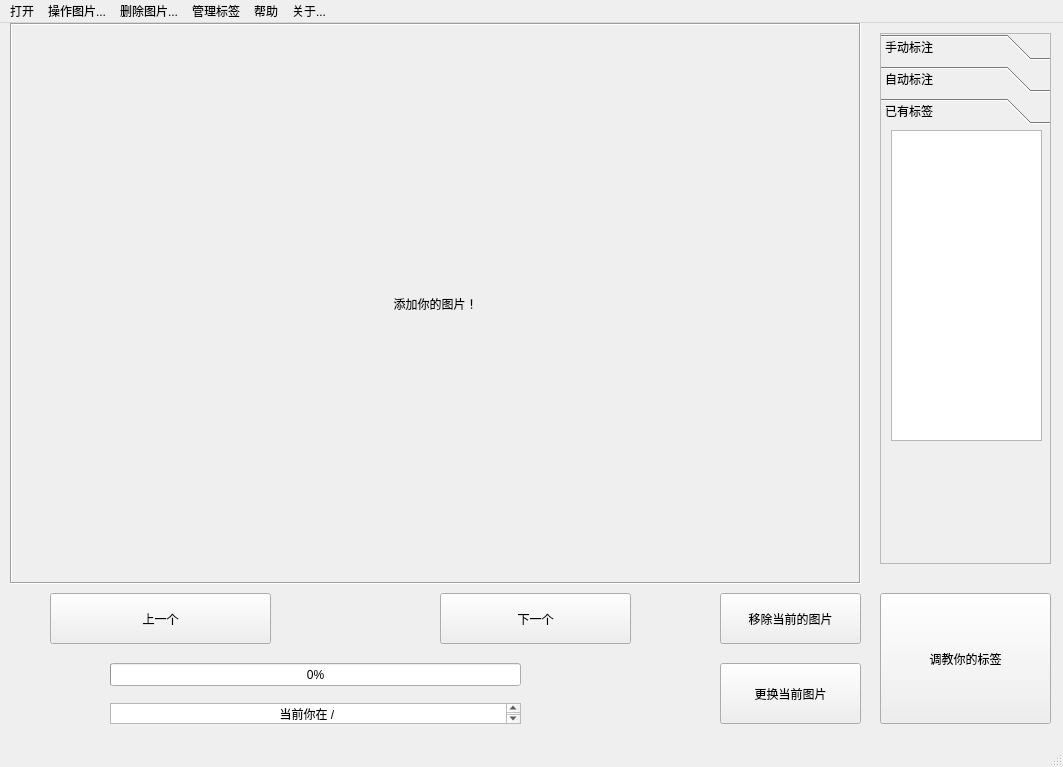
<?xml version="1.0" encoding="UTF-8"?>
<ui version="4.0">
 <class>MainWindow</class>
 <widget class="QMainWindow" name="MainWindow">
  <property name="geometry">
   <rect>
    <x>0</x>
    <y>0</y>
    <width>1063</width>
    <height>767</height>
   </rect>
  </property>
  <property name="windowTitle">
   <string>MainWindow</string>
  </property>
  <widget class="QWidget" name="centralwidget">
   <widget class="QLabel" name="viewLabel">
    <property name="geometry">
     <rect>
      <x>10</x>
      <y>0</y>
      <width>851</width>
      <height>561</height>
     </rect>
    </property>
    <property name="frameShape">
     <enum>QFrame::Box</enum>
    </property>
    <property name="frameShadow">
     <enum>QFrame::Sunken</enum>
    </property>
    <property name="text">
     <string>添加你的图片！</string>
    </property>
    <property name="alignment">
     <set>Qt::AlignCenter</set>
    </property>
   </widget>
   <widget class="QToolBox" name="toolPage">
    <property name="geometry">
     <rect>
      <x>880</x>
      <y>10</y>
      <width>171</width>
      <height>531</height>
     </rect>
    </property>
    <property name="frameShape">
     <enum>QFrame::StyledPanel</enum>
    </property>
    <property name="frameShadow">
     <enum>QFrame::Sunken</enum>
    </property>
    <property name="currentIndex">
     <number>2</number>
    </property>
    <widget class="QWidget" name="page">
     <property name="geometry">
      <rect>
       <x>0</x>
       <y>0</y>
       <width>169</width>
       <height>457</height>
      </rect>
     </property>
     <attribute name="label">
      <string>手动标注</string>
     </attribute>
     <widget class="QPushButton" name="changeToManuallyLable">
      <property name="geometry">
       <rect>
        <x>10</x>
        <y>10</y>
        <width>111</width>
        <height>41</height>
       </rect>
      </property>
      <property name="text">
       <string>切换至标注模式</string>
      </property>
     </widget>
    </widget>
    <widget class="QWidget" name="page_2">
     <property name="geometry">
      <rect>
       <x>0</x>
       <y>0</y>
       <width>169</width>
       <height>457</height>
      </rect>
     </property>
     <attribute name="label">
      <string>自动标注</string>
     </attribute>
     <widget class="QPushButton" name="pushButton">
      <property name="geometry">
       <rect>
        <x>0</x>
        <y>70</y>
        <width>111</width>
        <height>51</height>
       </rect>
      </property>
      <property name="text">
       <string>导入模型</string>
      </property>
     </widget>
     <widget class="QPushButton" name="pushButton_2">
      <property name="geometry">
       <rect>
        <x>0</x>
        <y>130</y>
        <width>111</width>
        <height>61</height>
       </rect>
      </property>
      <property name="text">
       <string>更换模型</string>
      </property>
     </widget>
     <widget class="QPushButton" name="pushButton_3">
      <property name="geometry">
       <rect>
        <x>0</x>
        <y>10</y>
        <width>111</width>
        <height>51</height>
       </rect>
      </property>
      <property name="text">
       <string>自动标注（单击我标注）</string>
      </property>
     </widget>
    </widget>
    <widget class="QWidget" name="page_3">
     <property name="geometry">
      <rect>
       <x>0</x>
       <y>0</y>
       <width>169</width>
       <height>457</height>
      </rect>
     </property>
     <attribute name="label">
      <string>已有标签</string>
     </attribute>
     <widget class="QTextBrowser" name="currentLabelCheck">
      <property name="geometry">
       <rect>
        <x>10</x>
        <y>0</y>
        <width>151</width>
        <height>311</height>
       </rect>
      </property>
     </widget>
    </widget>
   </widget>
   <widget class="QProgressBar" name="curPlaceProcessBar">
    <property name="geometry">
     <rect>
      <x>110</x>
      <y>640</y>
      <width>411</width>
      <height>23</height>
     </rect>
    </property>
    <property name="value">
     <number>0</number>
    </property>
   </widget>
   <widget class="QTextBrowser" name="processTextLine">
    <property name="geometry">
     <rect>
      <x>110</x>
      <y>680</y>
      <width>411</width>
      <height>21</height>
     </rect>
    </property>
    <property name="html">
     <string>&lt;!DOCTYPE HTML PUBLIC &quot;-//W3C//DTD HTML 4.0//EN&quot; &quot;http://www.w3.org/TR/REC-html40/strict.dtd&quot;&gt;
&lt;html&gt;&lt;head&gt;&lt;meta name=&quot;qrichtext&quot; content=&quot;1&quot; /&gt;&lt;meta charset=&quot;utf-8&quot; /&gt;&lt;style type=&quot;text/css&quot;&gt;
p, li { white-space: pre-wrap; }
hr { height: 1px; border-width: 0; }
li.unchecked::marker { content: &quot;\2610&quot;; }
li.checked::marker { content: &quot;\2612&quot;; }
&lt;/style&gt;&lt;/head&gt;&lt;body style=&quot; font-family:'Microsoft YaHei UI'; font-size:9pt; font-weight:400; font-style:normal;&quot;&gt;
&lt;p align=&quot;center&quot; style=&quot; margin-top:0px; margin-bottom:0px; margin-left:0px; margin-right:0px; -qt-block-indent:0; text-indent:0px;&quot;&gt;当前你在 / &lt;/p&gt;&lt;/body&gt;&lt;/html&gt;</string>
    </property>
   </widget>
   <widget class="QPushButton" name="gotoAfterOne">
    <property name="geometry">
     <rect>
      <x>440</x>
      <y>570</y>
      <width>191</width>
      <height>51</height>
     </rect>
    </property>
    <property name="text">
     <string>下一个</string>
    </property>
   </widget>
   <widget class="QPushButton" name="gotoPrevious">
    <property name="geometry">
     <rect>
      <x>50</x>
      <y>570</y>
      <width>221</width>
      <height>51</height>
     </rect>
    </property>
    <property name="text">
     <string>上一个</string>
    </property>
   </widget>
   <widget class="QPushButton" name="removeCurPictureBtn">
    <property name="geometry">
     <rect>
      <x>720</x>
      <y>570</y>
      <width>141</width>
      <height>51</height>
     </rect>
    </property>
    <property name="text">
     <string>移除当前的图片</string>
    </property>
   </widget>
   <widget class="QPushButton" name="changeCurPicBtn">
    <property name="geometry">
     <rect>
      <x>720</x>
      <y>640</y>
      <width>141</width>
      <height>61</height>
     </rect>
    </property>
    <property name="text">
     <string>更换当前图片</string>
    </property>
   </widget>
   <widget class="QPushButton" name="manageLabelButton">
    <property name="geometry">
     <rect>
      <x>880</x>
      <y>570</y>
      <width>171</width>
      <height>131</height>
     </rect>
    </property>
    <property name="text">
     <string>调教你的标签</string>
    </property>
   </widget>
  </widget>
  <widget class="QMenuBar" name="menubar">
   <property name="geometry">
    <rect>
     <x>0</x>
     <y>0</y>
     <width>1063</width>
     <height>17</height>
    </rect>
   </property>
   <widget class="QMenu" name="menu">
    <property name="title">
     <string>打开</string>
    </property>
    <addaction name="separator"/>
    <addaction name="action_newPicture"/>
    <addaction name="action_newDirectory"/>
    <addaction name="actionswitchCurPicture"/>
    <addaction name="actionswitchCurDir"/>
   </widget>
   <widget class="QMenu" name="menu_2">
    <property name="title">
     <string>操作图片...</string>
    </property>
    <addaction name="actionchangeLightness"/>
    <addaction name="actionchangeContrary"/>
   </widget>
   <widget class="QMenu" name="menu_4">
    <property name="title">
     <string>删除图片...</string>
    </property>
    <addaction name="actionremoveSinglePicture"/>
    <addaction name="actionremoveAllPictures"/>
   </widget>
   <widget class="QMenu" name="menu_5">
    <property name="title">
     <string>管理标签</string>
    </property>
    <addaction name="actionimportlabelIndex"/>
    <addaction name="actionaddNewLabel"/>
    <addaction name="actiondeleteOldLabel"/>
   </widget>
   <widget class="QMenu" name="menu_3">
    <property name="title">
     <string>帮助</string>
    </property>
    <addaction name="checkQuickKeySequence"/>
   </widget>
   <widget class="QMenu" name="menu_6">
    <property name="title">
     <string>关于...</string>
    </property>
    <addaction name="actioncheckIAuthor"/>
   </widget>
   <addaction name="menu"/>
   <addaction name="menu_2"/>
   <addaction name="menu_4"/>
   <addaction name="menu_5"/>
   <addaction name="menu_3"/>
   <addaction name="menu_6"/>
  </widget>
  <widget class="QStatusBar" name="statusbar"/>
  <action name="action_newPicture">
   <property name="text">
    <string>打开图片</string>
   </property>
  </action>
  <action name="action_newDirectory">
   <property name="text">
    <string>打开文件夹</string>
   </property>
  </action>
  <action name="actionchangeLightness">
   <property name="text">
    <string>亮度调整</string>
   </property>
  </action>
  <action name="actionchangeContrary">
   <property name="text">
    <string>调整对比度</string>
   </property>
  </action>
  <action name="actionsaveAsPng">
   <property name="text">
    <string>导出为png</string>
   </property>
  </action>
  <action name="actionsaveAsJpg">
   <property name="text">
    <string>导出为jpg</string>
   </property>
  </action>
  <action name="actiongetLablePositionAsTxt">
   <property name="text">
    <string>生成txt标注数据</string>
   </property>
  </action>
  <action name="actiongetLablePositionAsYaml">
   <property name="text">
    <string>生成yaml格式的数据</string>
   </property>
  </action>
  <action name="actionremoveSinglePicture">
   <property name="text">
    <string>移除当前图片</string>
   </property>
  </action>
  <action name="actionremoveAllPictures">
   <property name="text">
    <string>移除所有图片</string>
   </property>
  </action>
  <action name="actionswitchCurPicture">
   <property name="text">
    <string>切换图片</string>
   </property>
  </action>
  <action name="actionswitchCurDir">
   <property name="text">
    <string>切换文件目录</string>
   </property>
  </action>
  <action name="actionimportlabelIndex">
   <property name="text">
    <string>导入已有标签</string>
   </property>
  </action>
  <action name="actionaddNewLabel">
   <property name="text">
    <string>添加新标签</string>
   </property>
  </action>
  <action name="actiondeleteOldLabel">
   <property name="text">
    <string>删除旧标签</string>
   </property>
  </action>
  <action name="checkQuickKeySequence">
   <property name="text">
    <string>查阅快捷键</string>
   </property>
  </action>
  <action name="actioncheckIAuthor">
   <property name="text">
    <string>看看这玩意谁做的</string>
   </property>
  </action>
 </widget>
 <resources/>
 <connections/>
</ui>
